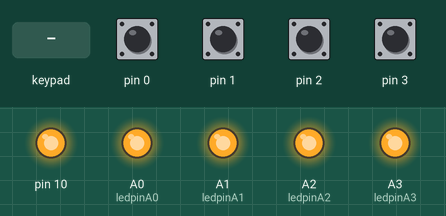
Simulated run of this sketch. Board: SparkFun Pro Micro, built with avr-gcc and run on an emulated ATmega32U4. Shown: output pins drawn as LEDs (lit = HIGH). Inputs (shaded band) come from the test bench; at power-on: pin 0–3 HIGH. USB keyboard and mouse output is not drawn.

Above: at 5.5 s.
5.6 s: key 'a' pressed
At 5.67 s:
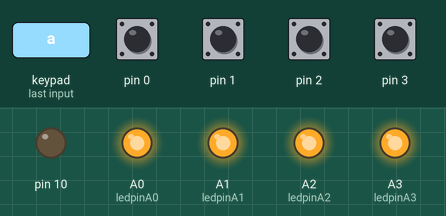
7.2 s: key 'f' pressed
At 7.27 s:
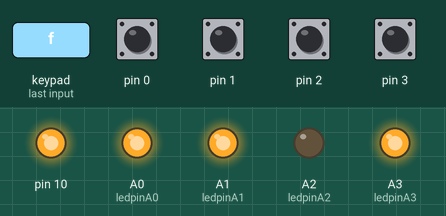
8.8 s: key 'l' pressed
At 8.88 s:
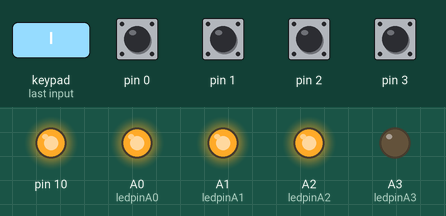
10.4 s: key 'n' pressed
At 10.48 s:
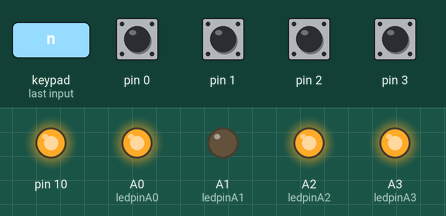
Timing chart, 0 to 13.0 s (numbered marks = the images above; inputs shaded):
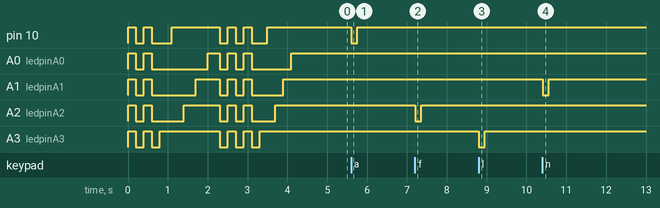

Measured:
- after the input at 5.6 s, pin 10: HIGH → LOW at once, → HIGH 0.15 s later
- after the input at 7.2 s, A2 (ledpinA2): HIGH → LOW at once, → HIGH 0.15 s later
- after the input at 8.8 s, A3 (ledpinA3): HIGH → LOW at once, → HIGH 0.15 s later
- after the input at 10.4 s, A1 (ledpinA1): HIGH → LOW at once, → HIGH 0.15 s later

The sketch:

DeluxeDemo.ino
```cpp
// beginning of code
/*arduino pro micro 24 input Button box with 2 encoders and 5 function led
programmed to be compatible with all devices that have keyboard
compatibility
this sketch was created/altered and designed
by Carlos Reyes
with help from the arduino community and libraries
on august 2016
for the purpose of DIY project on youtube channel
metadata is still in progress so search
2727clos, carlos reyes, clos2727, clos reyes, or game on
email clos2727@yahoo.com */
//version 1.00 encoders confirmed and working
//version 1.50, added buttons to sequential shifter
//version 2.00 removed shifter added keyboard press
//version 2.50 added 5 led lights
//version 3.00 debugging buttons and led function
//version 3.50 button presses are synced with led lights (final)
// button box version V3.50
//
/* note
* if using leonardo be sure to change pin numbers as pin numbers on pro micro differ.
*/
#include <Keypad.h>
#include <Keyboard.h>
#define ENABLE_PULLUPS
#define NUMROTARIES 2
#define NUMBUTTONS 24
#define NUMROWS 5
#define NUMCOLS 5
//define the symbols on the buttons of the keypads
char buttons[NUMROWS][NUMCOLS] = {
 {'a','b','c','d'}, // 4 // col pins
 {'e','f','g','h'}, // 5
 {'i','j','k','l'}, // 6
 {'m','n','o','p'}, // 7
 {'q','r','s','t'} // 8
 // row pins
// 9 14 15 16
};
struct rotariesdef {
 byte pin1;
 byte pin2;
 int ccwchar;
 int cwchar;
 volatile unsigned char state;
};
 //{encoder pins,characters press
rotariesdef rotaries[NUMROTARIES] {
 {0,1,'u','v',}, // encoder connected to pin 0 and 1 middle pin is
 {2,3,'w','x',}, // encoder connected to pin 2 and 3 middle pin is
};
#define ledpinA10 A10
#define ledpinA0 A0
#define ledpinA1 A1
#define ledpinA2 A2
#define ledpinA3 A3
#define DIR_CCW 0x10
#define DIR_CW 0x20
#define R_START 0x0
#define R_CW_FINAL 0x1
#define R_CW_BEGIN 0x2
#define R_CW_NEXT 0x3
#define R_CCW_BEGIN 0x4
#define R_CCW_FINAL 0x5
#define R_CCW_NEXT 0x6
boolean ledA0_state;
boolean ledA1_state;
boolean ledA2_state;
boolean ledA3_state;
boolean ledA7_state;
boolean ledA10_state;
unsigned long loopCount;
unsigned long startTime;
String msg;
const unsigned char ttable[7][4] = {
 // R_START
 {R_START, R_CW_BEGIN, R_CCW_BEGIN, R_START},
 // R_CW_FINAL
 {R_CW_NEXT, R_START, R_CW_FINAL, R_START | DIR_CW},
 // R_CW_BEGIN
 {R_CW_NEXT, R_CW_BEGIN, R_START, R_START},
 // R_CW_NEXT
 {R_CW_NEXT, R_CW_BEGIN, R_CW_FINAL, R_START},
 // R_CCW_BEGIN
 {R_CCW_NEXT, R_START, R_CCW_BEGIN, R_START},
 // R_CCW_FINAL
 {R_CCW_NEXT, R_CCW_FINAL, R_START, R_START | DIR_CCW},
 // R_CCW_NEXT
 {R_CCW_NEXT, R_CCW_FINAL, R_CCW_BEGIN, R_START},
};
byte rowPins[NUMROWS] = {4,5,6,7,8,}; //connect to the row pinouts of thekeypad
byte colPins[NUMCOLS] = {9,14,15,16,}; //connect to the column pinouts ofthe keypad
//initialize an instance of class NewKeypad
Keypad buttbx = Keypad( makeKeymap(buttons), rowPins, colPins, NUMROWS, NUMCOLS);
void setup() {
// initialize all analog pins as output
 pinMode(ledpinA1,OUTPUT);
 pinMode(ledpinA0,OUTPUT);
 pinMode(ledpinA2,OUTPUT);
 pinMode(ledpinA3,OUTPUT);
 pinMode(ledpinA10,OUTPUT);
 analogWrite(ledpinA0,128);
 analogWrite(ledpinA1,128);
 analogWrite(ledpinA2,128);
 analogWrite(ledpinA3,128);
 analogWrite(ledpinA10,128);
 digitalWrite(ledpinA3,HIGH);
 digitalWrite(ledpinA0,HIGH);
 digitalWrite(ledpinA2,HIGH);
 digitalWrite(ledpinA1,HIGH);
 digitalWrite(ledpinA10,HIGH);
 delay(200);
 digitalWrite(ledpinA3,LOW);
 digitalWrite(ledpinA0,LOW);
 digitalWrite(ledpinA1,LOW);
 digitalWrite(ledpinA2,LOW);
 digitalWrite(ledpinA10,LOW);
 delay(200);
 digitalWrite(ledpinA3,HIGH);
 digitalWrite(ledpinA0,HIGH);
 digitalWrite(ledpinA1,HIGH);
 digitalWrite(ledpinA2,HIGH);
 digitalWrite(ledpinA10,HIGH);
 delay(200);
 digitalWrite(ledpinA10,LOW);
 digitalWrite(ledpinA0,LOW);
 digitalWrite(ledpinA1,LOW);
 digitalWrite(ledpinA2,LOW);
 digitalWrite(ledpinA3,LOW);
 delay(200);
 // led final setup all led stay on
 digitalWrite(ledpinA3,HIGH);
 delay(300);
 digitalWrite(ledpinA10,HIGH);
 delay(300);
 digitalWrite(ledpinA2,HIGH);
 delay(300);
 digitalWrite(ledpinA1,HIGH);
 delay(300);
 digitalWrite(ledpinA0,HIGH);
 delay(300);
 digitalWrite(ledpinA10,LOW);
 digitalWrite(ledpinA0,LOW);
 digitalWrite(ledpinA1,LOW);
 digitalWrite(ledpinA2,LOW);
 digitalWrite(ledpinA3,LOW);
 delay(200);
 digitalWrite(ledpinA1,HIGH);
 digitalWrite(ledpinA2,HIGH);
 digitalWrite(ledpinA0,HIGH);
 digitalWrite(ledpinA10,HIGH);
 digitalWrite(ledpinA3,HIGH);
 delay(200);
 digitalWrite(ledpinA10,LOW);
 digitalWrite(ledpinA0,LOW);
 digitalWrite(ledpinA1,LOW);
 digitalWrite(ledpinA2,LOW);
 digitalWrite(ledpinA3,LOW);
 delay(200);
 digitalWrite(ledpinA3,HIGH);
 digitalWrite(ledpinA0,HIGH);
 digitalWrite(ledpinA1,HIGH);
 digitalWrite(ledpinA2,HIGH);
 digitalWrite(ledpinA10,HIGH);
 delay(200);
 digitalWrite(ledpinA10,LOW);
 digitalWrite(ledpinA0,LOW);
 digitalWrite(ledpinA1,LOW);
 digitalWrite(ledpinA2,LOW);
 digitalWrite(ledpinA3,LOW);
 delay(200);
 // led final setup all led stay on
 digitalWrite(ledpinA3,HIGH);
 delay(200);
 digitalWrite(ledpinA10,HIGH);
 delay(200);
 digitalWrite(ledpinA2,HIGH);
 delay(200);
 digitalWrite(ledpinA1,HIGH);
 delay(200);
 digitalWrite(ledpinA0,HIGH);
 delay(200);
 digitalWrite(ledpinA10,LOW);
 digitalWrite(ledpinA0,LOW);
 digitalWrite(ledpinA1,LOW);
 digitalWrite(ledpinA2,LOW);
 digitalWrite(ledpinA3,LOW);
 digitalWrite(ledpinA10,HIGH);
 digitalWrite(ledpinA0,HIGH);
 digitalWrite(ledpinA1,HIGH);
 digitalWrite(ledpinA2,HIGH);
 digitalWrite(ledpinA3,HIGH);
 Keyboard.begin();
 rotary_init();
}
void loop() {
 CheckAllEncoders();
 CheckAllButtons();
}
void CheckAllButtons(void) {
 char key = buttbx.getKey();
 if (key == 'a') {
 Keyboard.write(key);
 digitalWrite(ledpinA10,LOW);
 delay(150);
 Keyboard.release(key);
 digitalWrite(ledpinA10,HIGH);
 }
 if (key == 'b') {
 Keyboard.write(key);
 digitalWrite(ledpinA10,LOW);
 delay(150);
 Keyboard.release(key);
 digitalWrite(ledpinA10,HIGH);
 }
 if (key == 'c') {
 Keyboard.write(key);
 digitalWrite(ledpinA10,LOW);
 delay(150);
 Keyboard.release(key);
 digitalWrite(ledpinA10,HIGH);
 }
 if (key == 'd') {
 Keyboard.write(key);
 digitalWrite(ledpinA10,LOW);
 delay(150);
 Keyboard.release(key);
 digitalWrite(ledpinA10,HIGH);
 }
 if (key == 'e') {
 Keyboard.write(key);
 digitalWrite(ledpinA10,LOW);
 delay(150);
 Keyboard.release(key);
 digitalWrite(ledpinA10,HIGH);
 }
 if (key == 'f') {
 Keyboard.write(key);
 digitalWrite(ledpinA2,LOW);
 delay(150);
 Keyboard.release(key);
 digitalWrite(ledpinA2,HIGH);
 }
 if (key == 'g'){
 Keyboard.write('g');
 digitalWrite(ledpinA10,LOW);
 delay(150);
 Keyboard.release('g');
 digitalWrite(ledpinA10,HIGH);
 }
 if (key == 'h') {
 Keyboard.write(key);
 digitalWrite(ledpinA2,LOW);
 delay(150);
 Keyboard.release(key);
 digitalWrite(ledpinA2,HIGH);
 }
 if (key == 'i') {
 Keyboard.write(key);
 digitalWrite(ledpinA2,LOW);
 delay(150);
 Keyboard.release(key);
 digitalWrite(ledpinA2,HIGH);
 }
 if (key == 'j') {
 Keyboard.write(key);
 digitalWrite(ledpinA2,LOW);
 delay(150);
 Keyboard.release(key);
 digitalWrite(ledpinA2,HIGH);
 }
 if (key == 'k') {
 Keyboard.write(key);
 digitalWrite(ledpinA2,LOW);
 delay(150);
 Keyboard.release(key);
 digitalWrite(ledpinA2,HIGH);
 }
 if (key == 'l') {
 Keyboard.write(key);
 digitalWrite(ledpinA3,LOW);
 delay(150);
 Keyboard.release(key);
 digitalWrite(ledpinA3,HIGH);
 }
 if (key == 'm') {
 Keyboard.write(key);
 digitalWrite(ledpinA2,LOW);
 delay(150);
 Keyboard.release(key);
 digitalWrite(ledpinA2,HIGH);
 }
 if (key == 'n') {
 Keyboard.write(key);
 digitalWrite(ledpinA1,LOW);
 delay(150);
 Keyboard.release(key);
 digitalWrite(ledpinA1,HIGH);
 }
 if (key == 'o') {
 Keyboard.write(key);
 digitalWrite(ledpinA1,LOW);
 delay(150);
 digitalWrite(ledpinA1,HIGH);
 Keyboard.release(key);
 }
 if (key == 'p') {
 Keyboard.write(key);
 digitalWrite(ledpinA1,LOW);
 delay(150);
 digitalWrite(ledpinA1,HIGH);
 Keyboard.release(key);
 }
 if (key == 'q') {
 Keyboard.write(key);
 digitalWrite(ledpinA1,LOW);
 delay(150);
 digitalWrite(ledpinA1,HIGH);
 Keyboard.release(key);
 }
 if (key == 'r') {
 Keyboard.write(key);
 digitalWrite(ledpinA1,LOW);
 delay(150);
 Keyboard.release(key);
 digitalWrite(ledpinA1,HIGH);
 }
 if (key == 's') {
 Keyboard.write(key);
 digitalWrite(ledpinA1,LOW);
 delay(150);
 Keyboard.release(key);
 digitalWrite(ledpinA1,HIGH);
 }
if (key == 't') {
 Keyboard.write(key);
 digitalWrite(ledpinA1,LOW);
 delay(150);
 digitalWrite(ledpinA1,HIGH);
 Keyboard.release(key);
 }
 }
/* Call this once in setup(). */
void rotary_init() {
 for (int i=0;i<NUMROTARIES;i++) {
 pinMode(rotaries[i].pin1, INPUT);
 pinMode(rotaries[i].pin2, INPUT);
 #ifdef ENABLE_PULLUPS
 digitalWrite(rotaries[i].pin1, HIGH);
 digitalWrite(rotaries[i].pin2, HIGH);
 #endif
 }
}
/* Read input pins and process for events. Call this either from a
* loop or an interrupt (eg pin change or timer).
*
* Returns 0 on no event, otherwise 0x80 or 0x40 depending on the
direction.
*/
unsigned char rotary_process(int _i) {
 unsigned char pinstate = (digitalRead(rotaries[_i].pin2) << 1) |
digitalRead(rotaries[_i].pin1);
 rotaries[_i].state = ttable[rotaries[_i].state & 0xf][pinstate];
 return (rotaries[_i].state & 0x30);
}
void CheckAllEncoders(void) {
 for (int i=0;i<NUMROTARIES;i++) {
 unsigned char result = rotary_process(i);
 if (result) {
 Keyboard.write(result == DIR_CCW ? rotaries[i].ccwchar :
rotaries[i].cwchar );
 /*detects array characters assigned to a specific encoders and
blinks led
 // ccw = counter clockwise
 //cw =clock
 // (rotaries[i].ccwchar being used below in the if statement,
 //will call all characters in ccwchar scope.*/
 if(rotaries[i].ccwchar == 'u'){ /* blink led from any
rotation/*/
 digitalWrite(ledpinA0,LOW);
 delay(50);
 digitalWrite(ledpinA0,HIGH);
 delay(50);
 }
 if(rotaries[i].ccwchar == 'w'){
 digitalWrite(ledpinA0,LOW);
 delay(50);
 digitalWrite(ledpinA0,HIGH);
 delay(50);
 }}
 }
}
// end code
```
